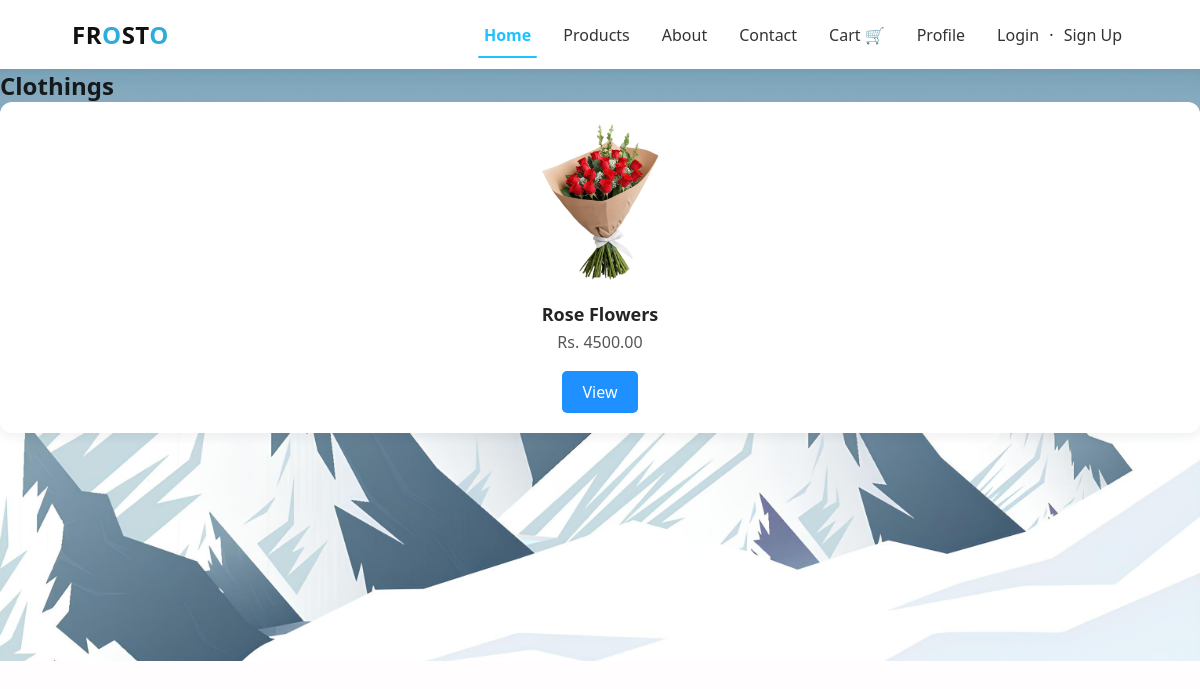
Screenshot of /products.php?category=Clothings with the database file from the repository.
### tables this page shows
CREATE TABLE `products` (
  `id` int(11) NOT NULL,
  `name` varchar(100) NOT NULL,
  `category` varchar(50) NOT NULL,
  `description` text DEFAULT NULL,
  `price` decimal(10,2) NOT NULL,
  `image_path` varchar(255) DEFAULT NULL,
  `stock` int(11) DEFAULT 0
);

### products.php (the view, shortened to what this page needs)
<?php
require 'includes/db.php';
include 'nav.php';
$category = isset($_GET['category']) ? $_GET['category'] : '';
if ($category) {
  $categories = [$category];
} else {
  $result = mysqli_query($conn, "SELECT DISTINCT category FROM products");
  $categories = [];
  while ($row = mysqli_fetch_assoc($result)) {
    $categories[] = $row['category'];
  }
}
?>
<!DOCTYPE html>
<html lang="en">
<head>
  <link rel="stylesheet" href="css/style.css" />
</head>
<body>
  <div class="homepage-background">
    <main>
      <section class="product-category-list">
        <?php foreach ($categories as $cat): ?>
          <div class="product-category">
            <h2><?php echo htmlspecialchars($cat); ?></h2>
            <div class="product-grid">
              <?php
              $stmt = $conn->prepare("SELECT * FROM products WHERE category = ?");
              $stmt->bind_param("s", $cat);
              $stmt->execute();
              $products = $stmt->get_result();
              while ($row = mysqli_fetch_assoc($products)): ?>
                <div class="product-card">
                  <img src="images/<?php echo htmlspecialchars($row['image_path']); ?>" alt="<?php echo htmlspecialchars($row['name']); ?>">
                  <h3><?php echo htmlspecialchars($row['name']); ?></h3>
                  <p>Rs. <?php echo $row['price']; ?></p>
                  <a href="product_detail.php?id=<?php echo $row['id']; ?>" class="btn">View</a>
                </div>
              <?php endwhile; ?>
            </div>
          </div>
        <?php endforeach; ?>
      </section>
    </main>
  </div>
</body>
</html>

### css/style.css (style rules this page uses)
* { margin: 0; padding: 0; box-sizing: border-box; font-family: 'Segoe UI', sans-serif; }
html, body { height: 100%; margin: 0; display: flex; flex-direction: column; }
main { flex: 1; }
body { background-color: #fffdfd; color: #050505df; }
a { text-decoration: none; color: inherit; }
.product-card { background-color: white; padding: 20px; border-radius: 12px; box-shadow: 0 4px 12px rgba(0, 0, 0, 0.06); text-align: center; transition: transform 0.3s ease, box-shadow 0.3s ease; }
.product-card img { width: 100%; height: 160px; object-fit: contain; border-radius: 8px; margin-bottom: 15px; }
.product-card h3 { font-size: 18px; margin-bottom: 5px; }
.product-card p { margin-bottom: 8px; color: #555; }
.product-card a { display: inline-block; margin-top: 10px; padding: 10px 20px; background-color: #1e90ff; color: white; border-radius: 5px; font-weight: 500; text-decoration: none; transition: background-color 0.3s ease; }
.product-grid { flex: 1; display: grid; grid-template-columns: repeat(auto-fit, minmax(180px, 1fr)); gap: 30px; }
.homepage-background { background-image: url('images/land3.jpg'); background-size: cover; background-position: center; background-repeat: no-repeat; min-height: 74vh; display: flex; flex-direction: column; }

### nav.php (style rules this page uses)
* { box-sizing:border-box;margin:0;padding:0 }
body { font-family:'Segoe UI',sans-serif;color:#111 }

### rows the page displays
products: image_path (picture), name "Rose Flowers", price "4500.00"

### other values shown
$cat "Clothings"
